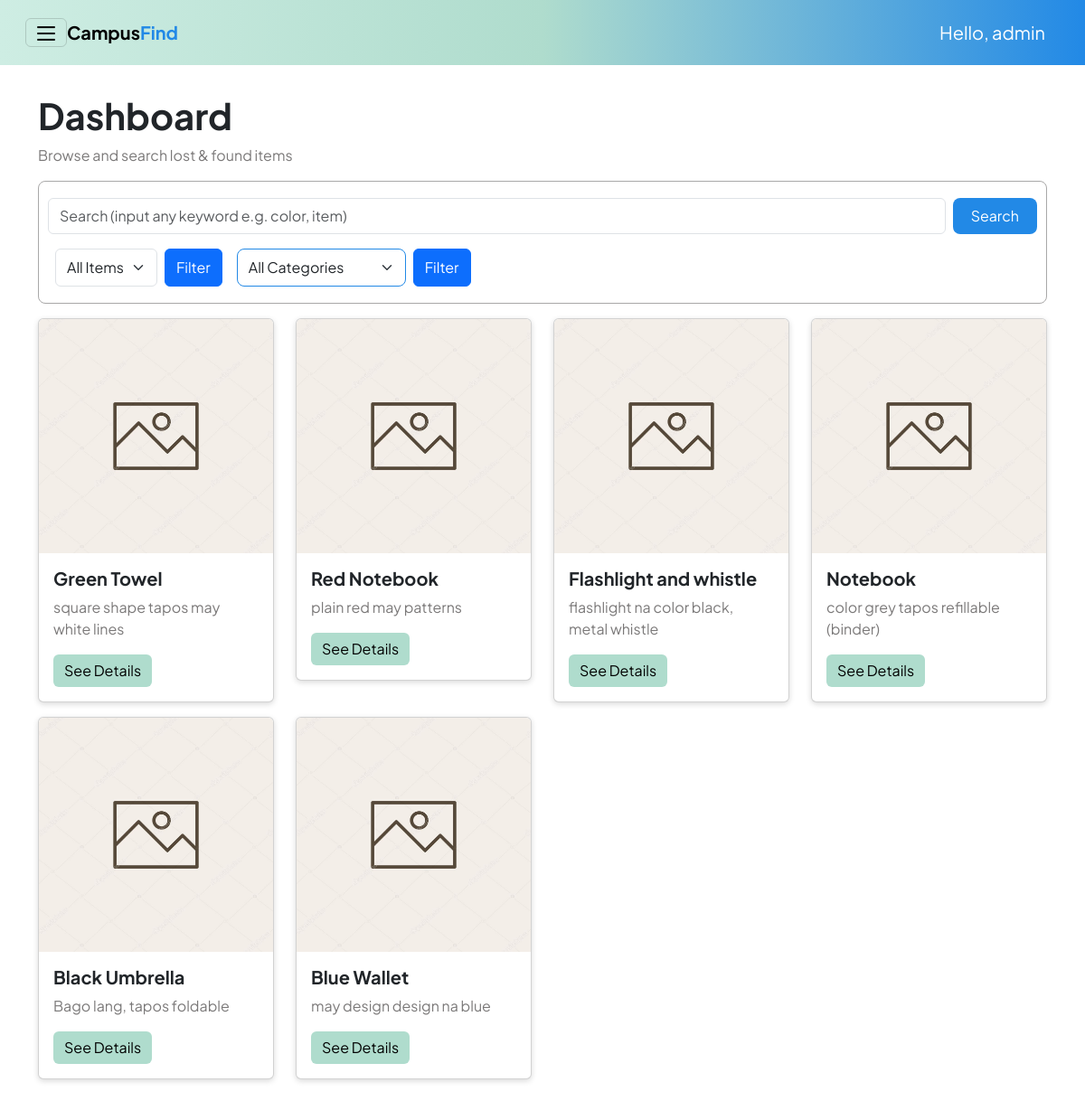
Before: /interfaces/users/dashboard_user.php (signed in) with the older database file.
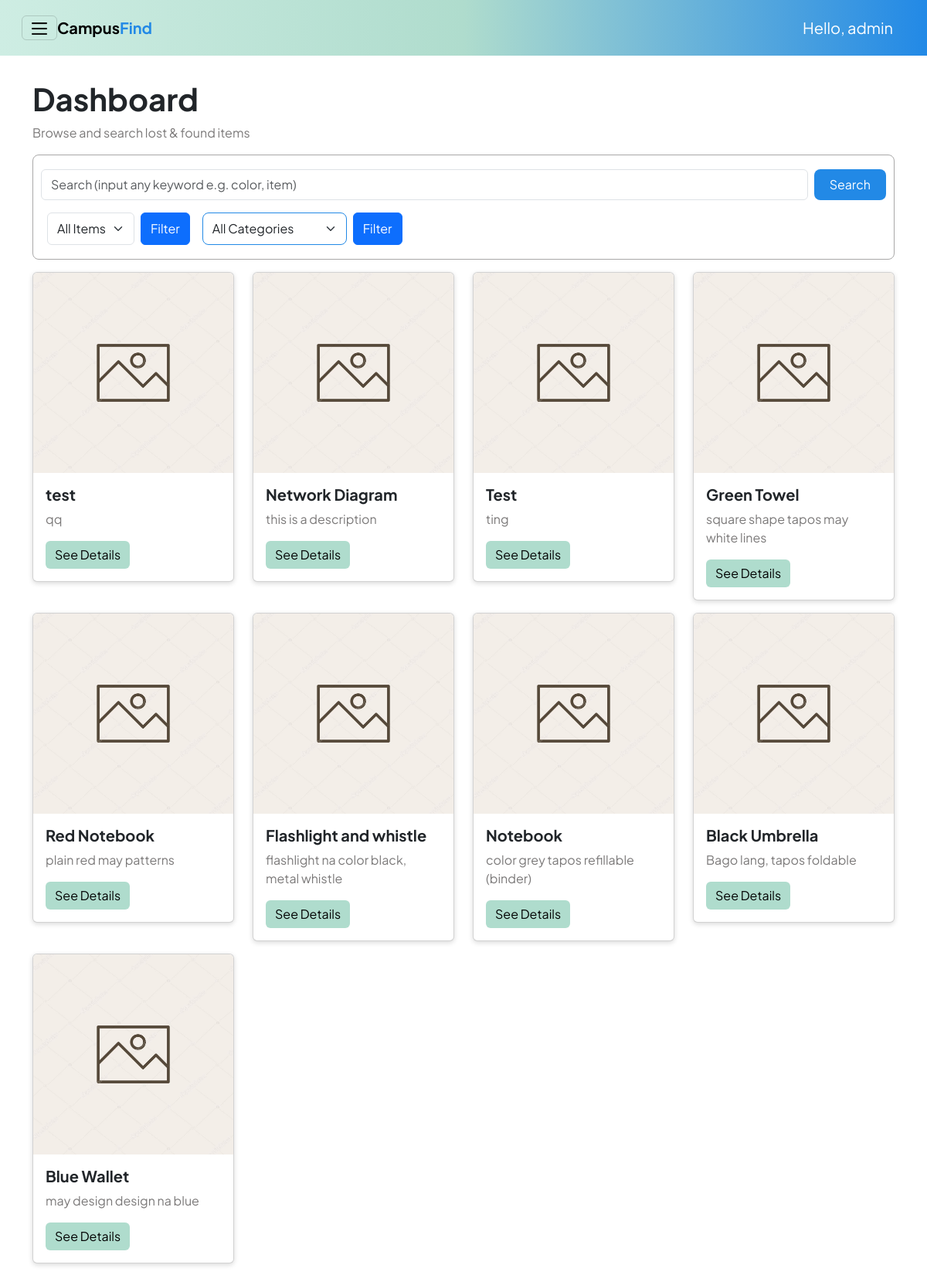
After: the same page with the newer database file.
### tables this page shows
CREATE TABLE items (
        id INTEGER PRIMARY KEY AUTOINCREMENT,
        user_id INTEGER NOT NULL,
        title TEXT NOT NULL,
        description TEXT,
        item_status TEXT NOT NULL,     -- 'lost' or 'found'
        category_id INTEGER,
        location_lost TEXT,
        location_found TEXT,
        date_lost_or_found DATE,
        current_location TEXT,
        image_path TEXT,
        created_at DATETIME DEFAULT CURRENT_TIMESTAMP,
        -- updated_at DATETIME DEFAULT CURRENT_TIMESTAMP,
        claimed_by_user_id INTEGER,
        claimed_at DATETIME,

        FOREIGN KEY (user_id) REFERENCES users(id) ON DELETE CASCADE,
        FOREIGN KEY (claimed_by_user_id) REFERENCES users(id) ON DELETE SET NULL,
        FOREIGN KEY (category_id) REFERENCES categories(id)
    );

### interfaces/users/dashboard_user.php (the view, shortened to what this page needs)
<?php
$admin = $_SESSION["user"];
$db = get_db();
$sql = "SELECT * FROM items";
$sql .= " ORDER BY id DESC";
?>
<!DOCTYPE html>
<html lang="en">
<head>
    <link rel="stylesheet" href="../../reusable/header.css">
    <link rel="stylesheet" href="../../reusable/cards.css">
    <link href="https://cdn.jsdelivr.net/npm/bootstrap@5.3.8/dist/css/bootstrap.min.css" rel="stylesheet">
</head>
<body class="m-0 border-0 bd-example">
<nav class="navbar p-3 sticky-top">
    <div class="container-fluid">
        <button class="navbar-toggler" type="button" data-bs-toggle="offcanvas"
                data-bs-target="#offcanvasWithBothOptions" aria-controls="offcanvasWithBothOptions"
                aria-expanded="false" aria-label="Toggle navigation">
            <img src="/assets/hamburger.png" alt="hamburger icon" width="20px" height="20px">
        </button>
        <strong><a class="navbar-brand me-auto" href="#">Campus<span class = "find">Find</a></strong>
        <a class="navbar-brand ms-auto text-white" href="#">Hello, <?php echo htmlspecialchars($admin["username"]); ?></a>
    </div>
</nav>
<div class="container my-3">
        <section class = "heroSection pt-3">
            <h1><strong>Dashboard</strong></h1>
            <p class = "subtext">Browse and search lost & found items</p>
        </section>
        <div class="search-filter-container my-2">
            <form class="d-flex py-2 w-100" method="GET">
                <input
                    class="form-control me-2"
                    type="search"
                    name="search"
                    placeholder="Search (input any keyword e.g. color, item)"
                    value="<?php echo htmlspecialchars($_GET['search'] ?? ''); ?>"
                />
                <button class="btn searchBtn" type="submit">Search</button>
            </form>
            <form method="GET" class="d-flex">
                <select name="item_status" class="form-select m-2 me-auto">
                    <option value="">All Items</option>
                </select>
                <button type="submit" class="btn btn-primary m-2">Filter</button>
            </form>
            <form method="GET" class="d-flex">
                <select id="filterCategory" name="category_id" class="form-select m-2 me-auto">
                    <option value="">All Categories</option>
                </select>
                <button type="submit" class="btn btn-primary m-2">Filter</button>
            </form>
        </div>
        <?php
        $result = $db->query($sql);
        $items = [];
        while ($row = $result->fetchArray(SQLITE3_ASSOC)) {
            $items[] = $row;
        } ?>
        <div class="row">
            <?php if (empty($items)): ?>
                <p>No items found.</p>
            <?php else: ?>
                <?php foreach ($items as $it): ?>
                    <div class="col-md-3">
                        <div class="card my-2">
                            <img src="/assets/image.png" class="card-img-top" alt="Item image">
                            <div class="card-body">
                                <h5 class="card-title"><strong><?php echo htmlspecialchars($it["title"]); ?></strong></h5>
                                <p class="card-text"><?php echo htmlspecialchars($it["description"]); ?></p>
                                <button id = "seeDetails" type="button" class="btn btn-primary" data-bs-toggle="modal" data-bs-target="#modal-<?php echo $it['id']; ?>">
                                    See Details
                                </button>
                            </div>
                        </div>
                    </div>
                <?php endforeach; ?>
            <?php endif; ?>
        </div>
</div>
</body>
</html>

Changed rows visible on the page:
added items: title "test", description "qq"
added items: title "Network Diagram", description "this is a description"
added items: title "Test", description "ting"
